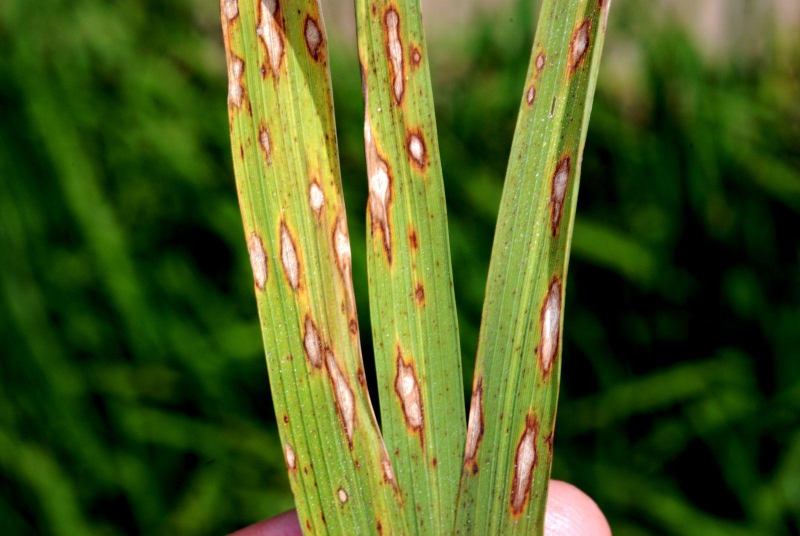
#> input picture data/test_images/Media (1).jpg, 1600 x 1071 px (shown at 1/2 size)
$ python -i preprocessing.py   (imports and definitions only)
#> lines starting #> are read from the running program, lines starting #| are printed output that depends on the picture
from PIL import Image, ImageEnhance
import io

class PreprocessingAgent:
    def __init__(self, target_size=(224, 224)):
        self.target_size = target_size

    def process(self, image: Image.Image) -> Image.Image:
        """
        Thực hiện tiền xử lý ảnh:
        1. Chuyển về RGB (đảm bảo định dạng chuẩn)
        2. Điều chỉnh kích thước về 224x224 (phù hợp với SigLIP2)
        3. Tăng nhẹ độ tương phản để làm nổi rõ vết bệnh

        Lưu ý: KHÔNG tách nền. Mô hình SigLIP2 được huấn luyện trên
        ảnh lá tự nhiên có nền. Việc tách nền và thay bằng màu trắng
        tạo ra phân phối đầu vào khác với dữ liệu huấn luyện,
        dẫn đến kết quả sai (thường phân loại thành Healthy).
        """
        # 1. Đảm bảo ảnh là RGB
        if image.mode != 'RGB':
            image = image.convert('RGB')

        # 2. Tăng nhẹ độ tương phản (10%) để làm nổi vết bệnh
        enhancer = ImageEnhance.Contrast(image)
        image_enhanced = enhancer.enhance(1.1)

        # 3. Resize về 224x224 (kích thước đầu vào của SigLIP2-base-patch16-224)
        image_resized = image_enhanced.resize(self.target_size, Image.Resampling.LANCZOS)

        return image_resized

    def process_from_bytes(self, image_bytes: bytes) -> Image.Image:
        image = Image.open(io.BytesIO(image_bytes))
        return self.process(image)

>>> from PIL import Image
>>> picture = Image.open('../../data/test_images/Media (1).jpg')
#> picture is the input picture: PIL image 1600x1071 RGB; mean R, G, B 74.3, 91.8, 31.4
>>> result = PreprocessingAgent().process(picture)
#> in process, `image_resized = image_enhanced.resize(self.target_size, Image.Resampli..`:
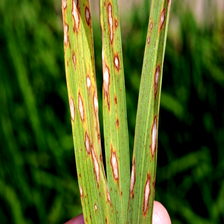
#> image_resized: PIL image 224x224 RGB; mean R, G, B 74.9, 93, 30.1

$ run again, on data/test_images/Media (2).jpg
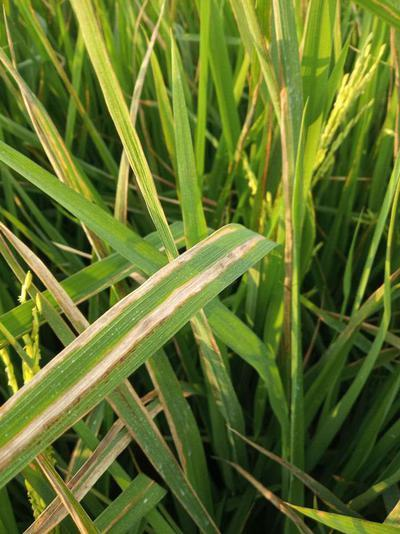
#> input picture data/test_images/Media (2).jpg, 400 x 534 px
#> picture is the input picture: PIL image 400x534 RGB; mean R, G, B 97, 113.9, 43.2
#> in process, `image_resized = image_enhanced.resize(self.target_size, Image.Resampli..`:
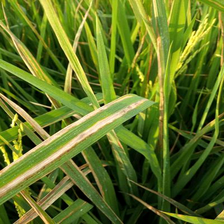
#> image_resized: PIL image 224x224 RGB; mean R, G, B 96.1, 114.7, 37.7
